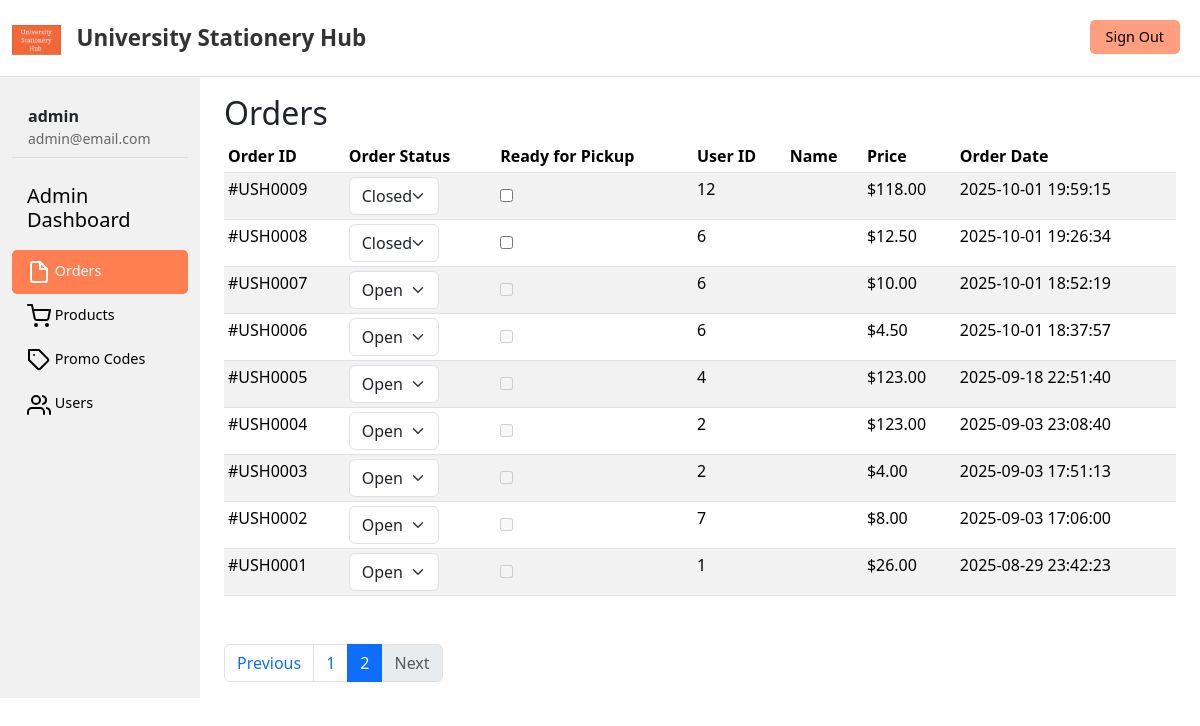
The page /admin/index.php?page_no=2 (signed in) on the database its author committed.
### tables this page shows
CREATE TABLE `orders` (
  `order_id` int(11) NOT NULL,
  `order_cost` decimal(6,2) NOT NULL,
  `order_status` varchar(20) NOT NULL DEFAULT 'on_hold',
  `user_id` int(11) NOT NULL,
  `user_phone` varchar(255) NOT NULL,
  `user_city` varchar(255) NOT NULL,
  `user_address` varchar(255) NOT NULL,
  `pickup_name` varchar(255) NOT NULL,
  `order_date` datetime NOT NULL DEFAULT current_timestamp()
);

### admin/index.php (the view, shortened to what this page needs)
<?php include('header.php'); ?>
<?php
if (isset($_GET['page_no']) && $_GET['page_no'] != "") {
  $page_no = $_GET['page_no'];
} else {
  $page_no = 1;
}
$stmt1 = $conn->prepare("SELECT COUNT(*) AS total_records FROM orders");
$stmt1->execute();
$stmt1->bind_result($total_records);
$total_records_per_page = 10;
$offset = ($page_no - 1) * $total_records_per_page;
$total_no_of_pages = ceil($total_records / $total_records_per_page);
$stmt2 = $conn->prepare("SELECT o.*, u.user_name FROM orders o LEFT JOIN users u ON o.user_id = u.user_id ORDER BY o.order_date DESC LIMIT $offset, $total_records_per_page");
$stmt2->execute();
$orders = $stmt2->get_result();
?>
<div class="container-fluid">
  <div class="row">
    <?php include('sidemenu.php'); ?>
    <main class="col-md-9 ms-sm-auto col-lg-10 px-md-4">
      <br>
      <h2>Orders</h2>
      <div class="table-responsive">
        <table class="table table-striped table-sm">
          <thead>
            <tr>
              <th scope="col">Order ID</th>
              <th scope="col">Order Status</th>
              <th scope="col">Ready for Pickup</th>
              <th scope="col">User ID</th>
              <th scope="col">Name</th>
              <th scope="col">Price</th>
              <th scope="col">Order Date</th>
            </tr>
          </thead>
          <tbody>
            <?php foreach ($orders as $order) { ?>
              <tr>
                <td><?php echo '#USH' . str_pad($order['order_id'], 4, '0', STR_PAD_LEFT); ?></td>
                <td>
                  <select class="form-select order-status-dropdown" data-order-id="<?php echo $order['order_id']; ?>">
                    <option value="Open" <?php if ($order['order_status'] === 'Open') echo 'selected'; ?>>Open</option>
                    <option value="Closed" <?php if ($order['order_status'] === 'Closed') echo 'selected'; ?>>Closed</option>
                  </select>
                </td>
                <td style="text-align:left;vertical-align:middle;">
                  <input type="checkbox" class="ready-checkbox" data-order-id="<?php echo $order['order_id']; ?>" <?php if (!empty($order['ready_for_pickup'])) echo 'checked'; ?> <?php if (strtolower($order['order_status']) !== 'closed') echo 'disabled'; ?> />
                </td>
                <td><?php echo $order['user_id']; ?></td>
                <td><?php echo htmlspecialchars($order['pickup_name'] ?? ''); ?></td>
                <td>$<?php echo number_format($order['order_cost'], 2); ?></td>
                <td><?php echo $order['order_date']; ?></td>
              </tr>
            <?php } ?>
          </tbody>
        </table>
        <nav aria-label="Page navigation example" class="mx-auto">
          <ul class="pagination mt-5 mx-auto">
            <li class="page-item <?php if ($page_no <= 1)
              echo 'disabled'; ?>">
              <a class="page-link" href="<?php if ($page_no <= 1) {
                echo '#';
              } else {
                echo "?page_no=" . ($page_no - 1);
              } ?>">Previous</a>
            </li>
              <?php
              if ($total_no_of_pages > 0) {
                for ($i = 1; $i <= $total_no_of_pages; $i++) {
                  $active = ($i == $page_no) ? 'active' : '';
                  echo '<li class="page-item ' . $active . '"><a class="page-link" href="?page_no=' . $i . '">' . $i . '</a></li>';
                }
              }
              ?>
              <?php
              $next_offset = $page_no * $total_records_per_page;
              $show_next = ($next_offset < $total_records);
              ?>
              <li class="page-item <?php if (!$show_next) echo 'disabled'; ?>">
                <a class="page-link" href="<?php if (!$show_next) {
                  echo '#';
                } else {
                  echo "?page_no=" . ($page_no + 1);
                } ?>">Next</a>
              </li>
          </ul>
        </nav>
      </div>
    </main>
  </div>
</div>

### admin/header.php (style rules this page uses)
body { margin-top: 70px; }

### admin/index.php (style rules this page uses)
.order-status-dropdown { width: fit-content !important; min-width: 90px; display: inline-block; padding-right: 24px; }

### rows shown on the page
orders: order_id "0009", order_status+order_id "Closed", user "12", order_cost "118.00", order_date "2025-10-01 19:59:15"
orders: order_id "0008", order_status+order_id "Closed", user "6", order_cost "12.50", order_date "2025-10-01 19:26:34"
orders: order_id "0007", order_id "Open", user "6", order_cost "10.00", order_date "2025-10-01 18:52:19"
orders: order_id "0006", order_id "Open", user "6", order_cost "4.50", order_date "2025-10-01 18:37:57"
orders: order_id "0005", order_id "Open", user "4", order_cost "123.00", order_date "2025-09-18 22:51:40"
orders: order_id "0004", order_id "Open", user "2", order_cost "123.00", order_date "2025-09-03 23:08:40"
orders: order_id "0003", order_id "Open", user "2", order_cost "4.00", order_date "2025-09-03 17:51:13"
orders: order_id "0002", order_id "Open", user "7", order_cost "8.00", order_date "2025-09-03 17:06:00"
orders: order_id "0001", order_id "Open", user "1", order_cost "26.00", order_date "2025-08-29 23:42:23"

### other values the page prints
$_SESSION['admin_name'] "admin"
$_SESSION['admin_email'] "admin@email.com"
